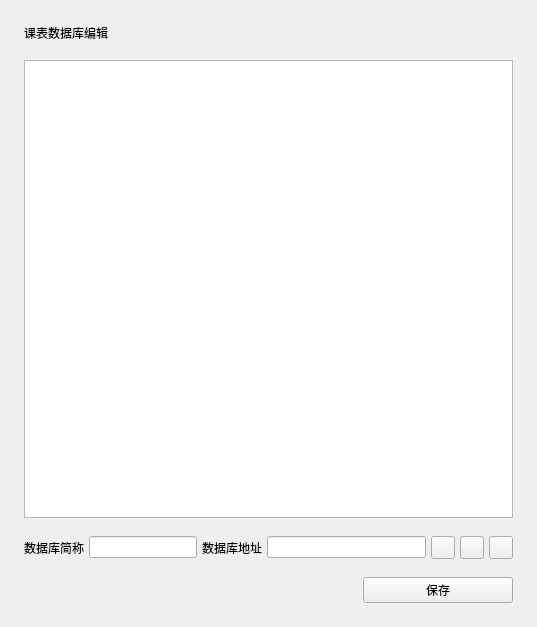
<?xml version="1.0" encoding="UTF-8"?>
<ui version="4.0">
 <class>Form</class>
 <widget class="QWidget" name="Form">
  <property name="geometry">
   <rect>
    <x>0</x>
    <y>0</y>
    <width>537</width>
    <height>627</height>
   </rect>
  </property>
  <property name="windowTitle">
   <string>Form</string>
  </property>
  <layout class="QVBoxLayout" name="verticalLayout_2">
   <property name="spacing">
    <number>18</number>
   </property>
   <property name="leftMargin">
    <number>24</number>
   </property>
   <property name="topMargin">
    <number>24</number>
   </property>
   <property name="rightMargin">
    <number>24</number>
   </property>
   <property name="bottomMargin">
    <number>24</number>
   </property>
   <item>
    <widget class="TitleLabel" name="TitleLabel">
     <property name="text">
      <string>课表数据库编辑</string>
     </property>
    <property name="wordWrap"><bool>true</bool></property></widget>
   </item>
   <item>
    <layout class="QHBoxLayout" name="horizontalLayout_6">
     <property name="spacing">
      <number>12</number>
     </property>
     <item>
      <widget class="ListWidget" name="db_list">
       <property name="sizePolicy">
        <sizepolicy hsizetype="Preferred" vsizetype="Expanding">
         <horstretch>0</horstretch>
         <verstretch>0</verstretch>
        </sizepolicy>
       </property>
       <property name="defaultDropAction">
        <enum>Qt::IgnoreAction</enum>
       </property>
       <property name="alternatingRowColors">
        <bool>true</bool>
       </property>
      </widget>
     </item>
    </layout>
   </item>
   <item>
    <layout class="QHBoxLayout" name="horizontalLayout">
     <property name="spacing">
      <number>5</number>
     </property>
     <item>
      <widget class="BodyLabel" name="BodyLabel_2">
       <property name="sizePolicy">
        <sizepolicy hsizetype="Fixed" vsizetype="Preferred">
         <horstretch>0</horstretch>
         <verstretch>0</verstretch>
        </sizepolicy>
       </property>
       <property name="text">
        <string>数据库简称</string>
       </property>
       <property name="alignment">
        <set>Qt::AlignLeading|Qt::AlignLeft|Qt::AlignVCenter</set>
       </property>
      <property name="wordWrap"><bool>true</bool></property></widget>
     </item>
     <item>
      <widget class="LineEdit" name="db_short">
       <property name="sizePolicy">
        <sizepolicy hsizetype="Maximum" vsizetype="Fixed">
         <horstretch>0</horstretch>
         <verstretch>0</verstretch>
        </sizepolicy>
       </property>
      </widget>
     </item>
     <item>
      <widget class="BodyLabel" name="BodyLabel_3">
       <property name="sizePolicy">
        <sizepolicy hsizetype="Fixed" vsizetype="Preferred">
         <horstretch>0</horstretch>
         <verstretch>0</verstretch>
        </sizepolicy>
       </property>
       <property name="text">
        <string>数据库地址</string>
       </property>
      <property name="wordWrap"><bool>true</bool></property></widget>
     </item>
     <item>
      <widget class="LineEdit" name="db_url">
       <property name="sizePolicy">
        <sizepolicy hsizetype="Minimum" vsizetype="Fixed">
         <horstretch>0</horstretch>
         <verstretch>0</verstretch>
        </sizepolicy>
       </property>
      </widget>
     </item>
     <item>
      <widget class="ToolButton" name="add_button" />
     </item>
     <item>
      <widget class="ToolButton" name="set_button" />
     </item>
     <item>
      <widget class="ToolButton" name="clear_button" />
     </item>
    </layout>
   </item>
   <item>
    <layout class="QHBoxLayout" name="horizontalLayout_4" stretch="0,0">
     <property name="spacing">
      <number>2</number>
     </property>
     <item>
      <spacer name="horizontalSpacer">
       <property name="orientation">
        <enum>Qt::Horizontal</enum>
       </property>
       <property name="sizeHint" stdset="0">
        <size>
         <width>40</width>
         <height>20</height>
        </size>
       </property>
      </spacer>
     </item>
     <item>
      <widget class="PrimaryPushButton" name="save">
       <property name="sizePolicy">
        <sizepolicy hsizetype="Fixed" vsizetype="Minimum">
         <horstretch>0</horstretch>
         <verstretch>0</verstretch>
        </sizepolicy>
       </property>
       <property name="minimumSize">
        <size>
         <width>150</width>
         <height>0</height>
        </size>
       </property>
       <property name="text">
        <string>保存</string>
       </property>
      </widget>
     </item>
    </layout>
   </item>
  </layout>
 </widget>
 <customwidgets>
  <customwidget>
   <class>PushButton</class>
   <extends>QPushButton</extends>
   <header>qfluentwidgets</header>
  </customwidget>
  <customwidget>
   <class>PrimaryPushButton</class>
   <extends>PushButton</extends>
   <header>qfluentwidgets</header>
  </customwidget>
  <customwidget>
   <class>ToolButton</class>
   <extends>QToolButton</extends>
   <header>qfluentwidgets</header>
  </customwidget>
  <customwidget>
   <class>BodyLabel</class>
   <extends>QLabel</extends>
   <header>qfluentwidgets</header>
  </customwidget>
  <customwidget>
   <class>TitleLabel</class>
   <extends>QLabel</extends>
   <header>qfluentwidgets</header>
  </customwidget>
  <customwidget>
   <class>LineEdit</class>
   <extends>QLineEdit</extends>
   <header>qfluentwidgets</header>
  </customwidget>
  <customwidget>
   <class>ListWidget</class>
   <extends>QListWidget</extends>
   <header>qfluentwidgets</header>
  </customwidget>
 </customwidgets>
 <resources />
 <connections />
</ui>
